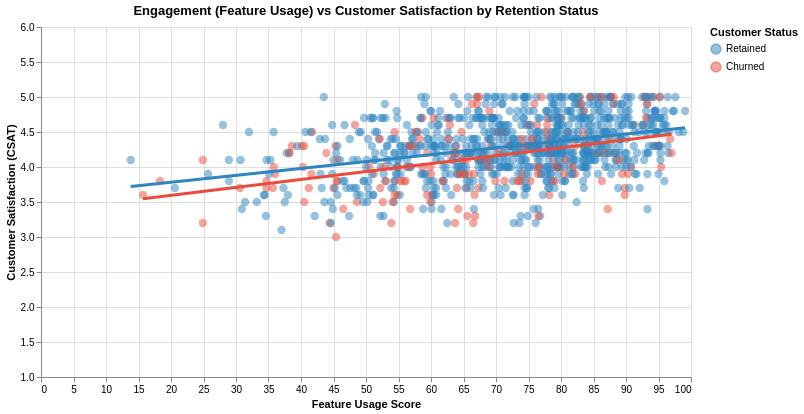

Notebook code cell kept with this figure:
### Markdown cell above
Cell 7 - Visualization : Feature Usage vs Satisfaction, Colored by Churn (Scatter)

### Code cell
# Create readable churn labels
df["churn_status"] = df["churned"].map({0: "Retained", 1: "Churned"})

# Scatter points
points = alt.Chart(df).mark_circle(size=70, opacity=0.5).encode(
    x=alt.X(
        'feature_usage_score:Q',
        title='Feature Usage Score'
    ),
    y=alt.Y(
        'customer_satisfaction:Q',
        title='Customer Satisfaction (CSAT)',
        scale=alt.Scale(domain=[1,6])  # creates space above 5
    ),
    color=alt.Color(
        'churn_status:N',
        title='Customer Status',
        scale=alt.Scale(
            domain=['Retained','Churned'],
            range=['#2E86C1','#E74C3C']
        )
    ),
    tooltip=[
        'feature_usage_score',
        'customer_satisfaction',
        'login_frequency_monthly',
        'support_tickets_monthly',
        'monthly_revenue',
        'contract_type',
        'churn_status'
    ]
)

# Trend lines
trend = alt.Chart(df).transform_regression(
    'feature_usage_score',
    'customer_satisfaction',
    groupby=['churn_status']
).mark_line(size=3).encode(
    x='feature_usage_score:Q',
    y='customer_satisfaction:Q',
    color='churn_status:N'
)

# Combine
usage_vs_csat = (points + trend).properties(
    title='Engagement (Feature Usage) vs Customer Satisfaction by Retention Status',
    width=650,
    height=350
)

usage_vs_csat

### Figure 1 — Vega-Lite specification as saved in the notebook (floating-point values rounded to 4 significant figures; data arrays with more than 128 entries replaced by an {"elided": "..."} marker saying what was removed)
{"config": {"view": {"continuousWidth": 300, "continuousHeight": 300}}, "layer": [{"mark": {"type": "circle", "opacity": 0.5, "size": 70}, "encoding": {"color": {"field": "churn_status", "scale": {"domain": ["Retained", "Churned"], "range": ["#2E86C1", "#E74C3C"]}, "title": "Customer Status", "type": "nominal"}, "tooltip": [{"field": "feature_usage_score", "type": "quantitative"}, {"field": "customer_satisfaction", "type": "quantitative"}, {"field": "login_frequency_monthly", "type": "quantitative"}, {"field": "support_tickets_monthly", "type": "quantitative"}, {"field": "monthly_revenue", "type": "quantitative"}, {"field": "contract_type", "type": "nominal"}, {"field": "churn_status", "type": "nominal"}], "x": {"field": "feature_usage_score", "title": "Feature Usage Score", "type": "quantitative"}, "y": {"field": "customer_satisfaction", "scale": {"domain": [1, 6]}, "title": "Customer Satisfaction (CSAT)", "type": "quantitative"}}}, {"mark": {"type": "line", "size": 3}, "encoding": {"color": {"field": "churn_status", "type": "nominal"}, "x": {"field": "feature_usage_score", "type": "quantitative"}, "y": {"field": "customer_satisfaction", "type": "quantitative"}}, "transform": [{"on": "feature_usage_score", "regression": "customer_satisfaction", "groupby": ["churn_status"]}]}], "data": {"name": "data-0ee5ff2e3b790029b67ed7036deec1b8"}, "height": 350, "title": "Engagement (Feature Usage) vs Customer Satisfaction by Retention Status", "width": 650, "$schema": "https://vega.github.io/schema/vega-lite/v5.20.1.json", "datasets": {"data-0ee5ff2e3b790029b67ed7036deec1b8": {"elided": "1000 records"}}}
